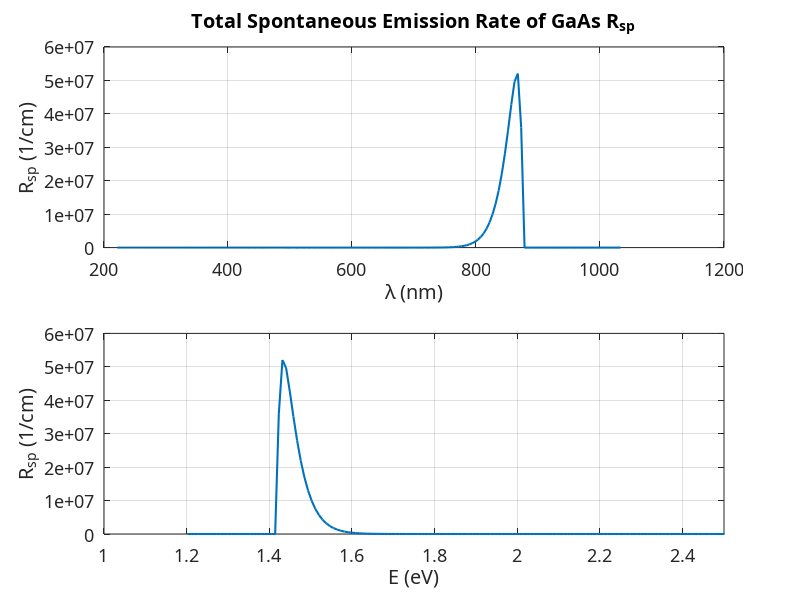

Write the MATLAB code that produced this figure.
clc;
clearvars;
close all;
format long;
set(0,'DefaultAxesFontName', 'Latex');
set(0,'DefaultAxesFontSize', 13);

%% Loading data
data   = importdata('GaAs2.txt');
lambda = data(:,1);
lambda = lambda.*1e-6; %m
n      = data(:,2);
k      = data(:,3);
m0     = 9.11e-31;
q      = 1.6e-19;
eps0   = 8.854e-12;


%% physical constants
me     = 0.063*m0;
mh     = 0.5*m0;
mr     = me*mh/(me+mh);
h      = 6.624e-34;
hcut   = h/(2*pi);
c      = 3e8;
Eg     = 1.42*q;
fcv    = 23*q;
fcvf   = fcv/1000;
kB     = 1.38e-23;
eps    = 12.9*eps0;
T      = 300;

%% Numerically calculate the total spontaneous emission rate
E      = h*c./lambda;

% allowed transition
% nr for fixed refractive index
% n for dispersion
alpha = q^2*sqrt(m0)./(4*pi*hcut^2*eps*c.*n) ...
            .*(2*mr/m0)^1.5 .*(fcv./E).*sqrt((E-Eg));
alpha = real(alpha);
P     = alpha .* (c./n);
phi   = 8*pi.*(E/h).^3.*n.^3./c^3   .*  (1./(exp(E/(kB*T)) - 1));
rsp   = P.*phi;

figure(1);
subplot(211)
plot(lambda/1e-9,real(rsp)/100,'Linewidth', 1.5);
xlabel('\lambda (nm)');
ylabel('R_{sp} (1/cm)');
title("Total Spontaneous Emission Rate of GaAs R_{sp}");
grid on;

subplot(212)
plot(E/q,real(rsp)/100,'Linewidth', 1.5)
xlabel('E (eV)');
ylabel('R_{sp} (1/cm)');
xlim([1 2.5])
grid on;
